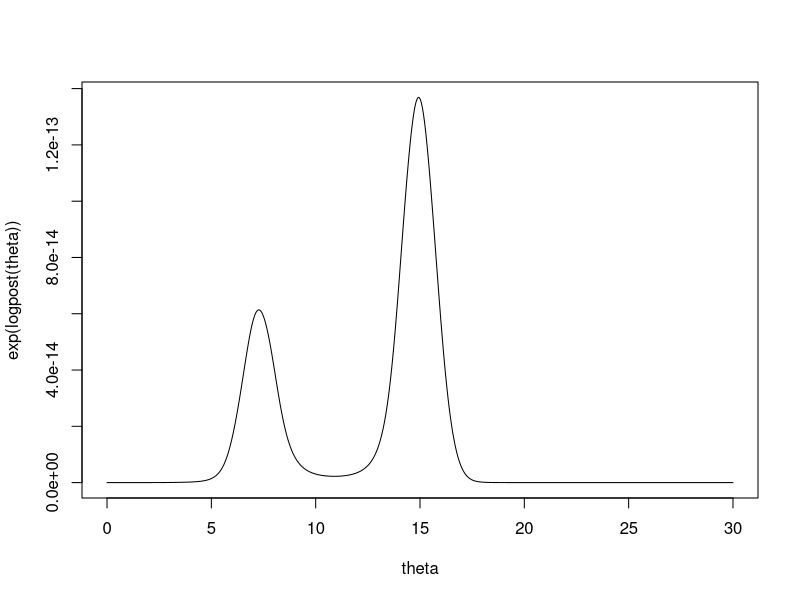
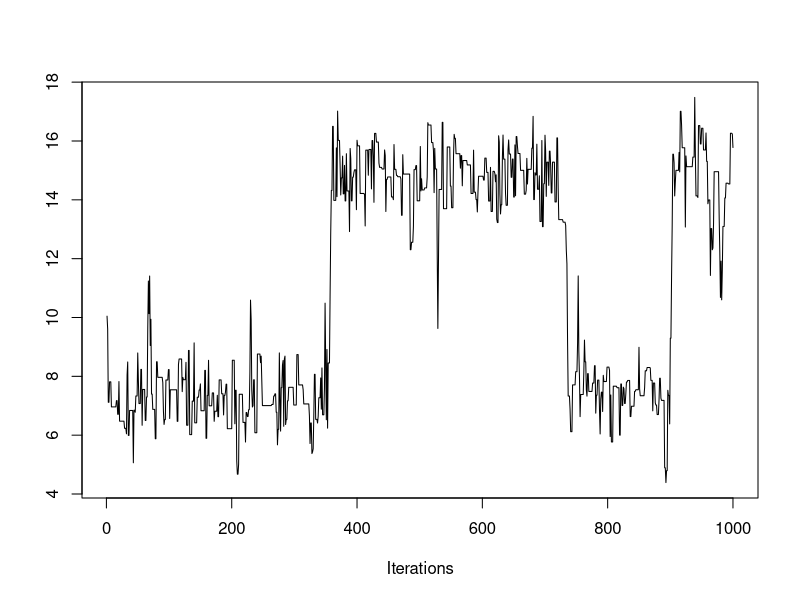
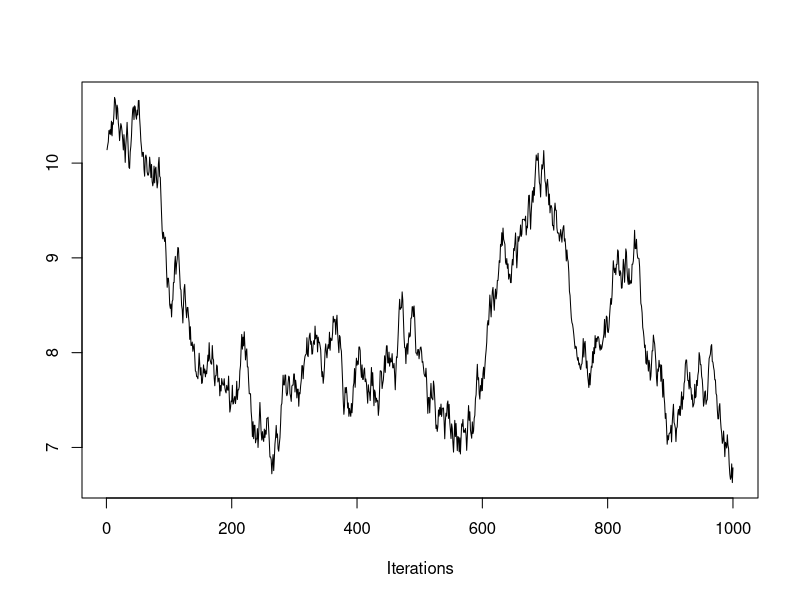
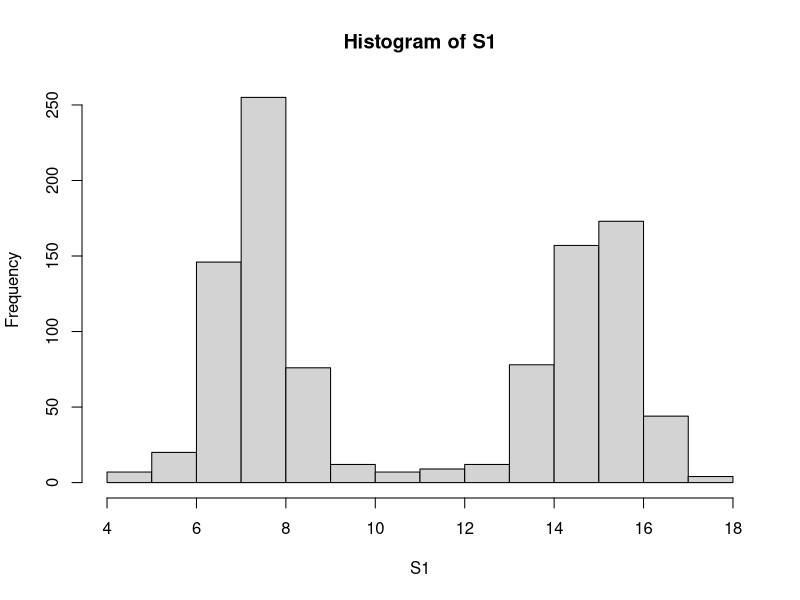
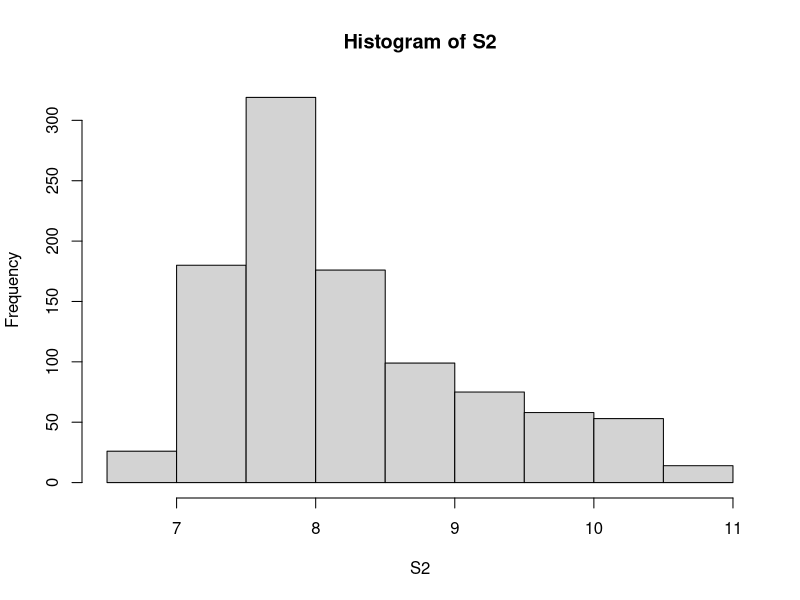
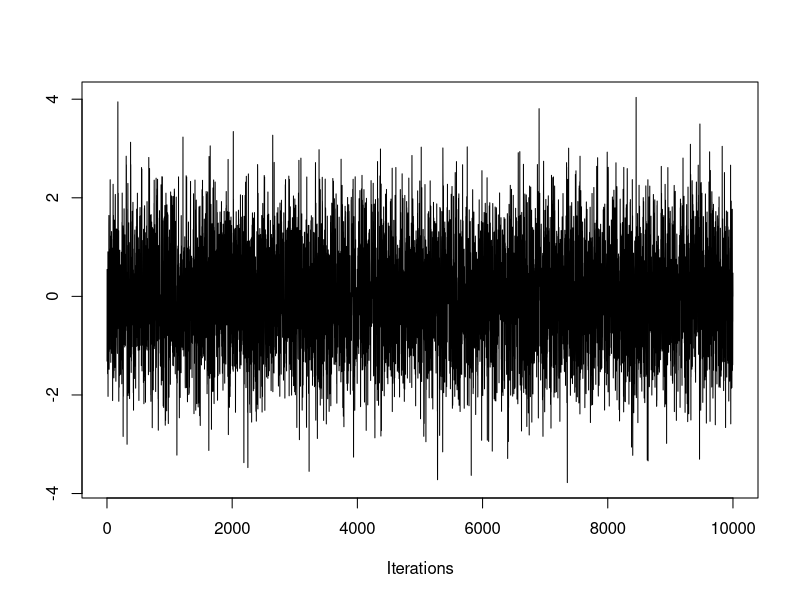
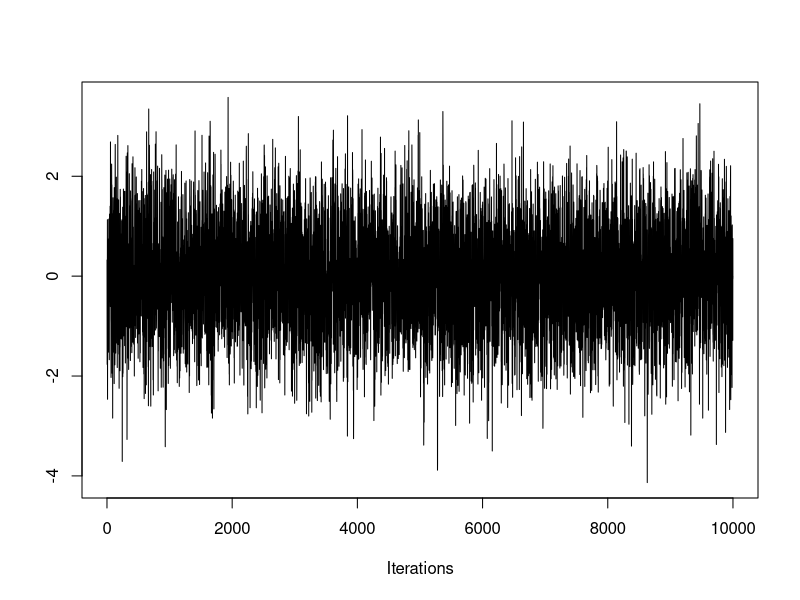
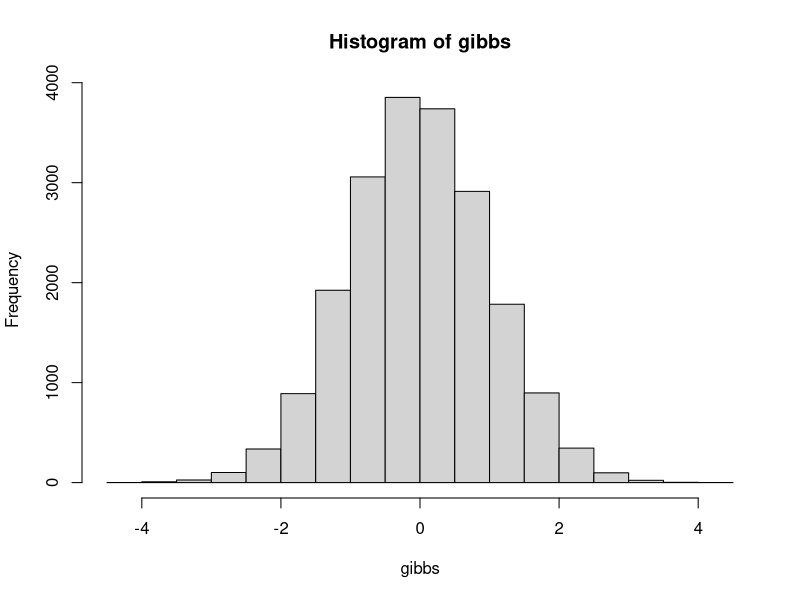

Generate these figures, in order, with R:
## ---- chunk 1
set.seed(10)

# We will find the log posterior
logpost = function(theta){
  y <- c(3, 6, 7, 8, 15, 14, 16, 17)
  log_likelihood <- 0
  
  for (i in 1:length(y)){
    log_likelihood = log_likelihood + log((1 / (pi * (1 + (y[i] - theta)^2))))
  }
  
  return(log_likelihood)
}
## ---- chunk 2
theta <- seq(0, 30, by = 0.0001)
plot(theta, exp(logpost(theta)), type = 'l')
## ---- chunk 3
metropolis <- function(logpost, current, C, iter){
  S <- rep(0, iter)
  theta_t <- current
  
  for(j in 1:iter){
    # Proposal Distribution
    theta_p <- runif(1, theta_t - C, theta_t + C)
    
    ## Log-rejection ratio for symmetric proposal
    logr <- log(min(1, exp(logpost(theta_p)) / exp(logpost(theta_t))))
    
    # Reject/Accept proposal state
        if (log(runif(1,0,1)) < logr){
      theta_t <- theta_p
        }
    
    # Save in our S
    S[j] <- theta_t
    
    }
  return(S)
}

S1 <- metropolis(logpost = logpost, current = 10, C = 3, iter = 1000)
S2 <- metropolis(logpost = logpost, current = 10, C = 0.2, iter = 1000)
## ---- chunk 4
library(coda)

# Traceplot for S1
coda::traceplot(as.mcmc(S1))

# Traceplot for S2
coda::traceplot(as.mcmc(S2))
## ---- chunk 5
hist(S1)
hist(S2)
## ---- chunk 6
gaussian_gibbs = function(burn_in, keep_draws, theta0, rho){
theta_sample = matrix(0, nrow = 1+ burn_in + keep_draws, ncol = 2)
theta_sample[1,1] = theta0[1]
theta_sample[1,2] = theta0[2]
for(i in 2:(burn_in + keep_draws)){
  theta_sample[i,1] = rnorm(1, rho * theta_sample[i-1,2], sqrt(1-rho^2))
  theta_sample[i,2] = rnorm(1, rho * theta_sample[i,1], sqrt(1-rho^2))
}
theta_sample_out = theta_sample[(2+burn_in):(1+ burn_in + keep_draws), ]
return(theta_sample_out)
}
## ---- chunk 7
# traceplot from our gibbs sampling
gibbs <- gaussian_gibbs(1000, 10000, c(0,0), 0.6)
coda::traceplot(as.mcmc(gibbs))
hist(gibbs)
## ---- chunk 8
# traceplot from our rmvnorm samples
cov <- matrix(c(1,0.6,0.6,1), nrow=2, ncol=2, byrow = T)

samples <- mvtnorm::rmvnorm(n=10000, mean=c(0,0), sigma=cov)
coda::traceplot(as.mcmc(samples))
hist(samples)
